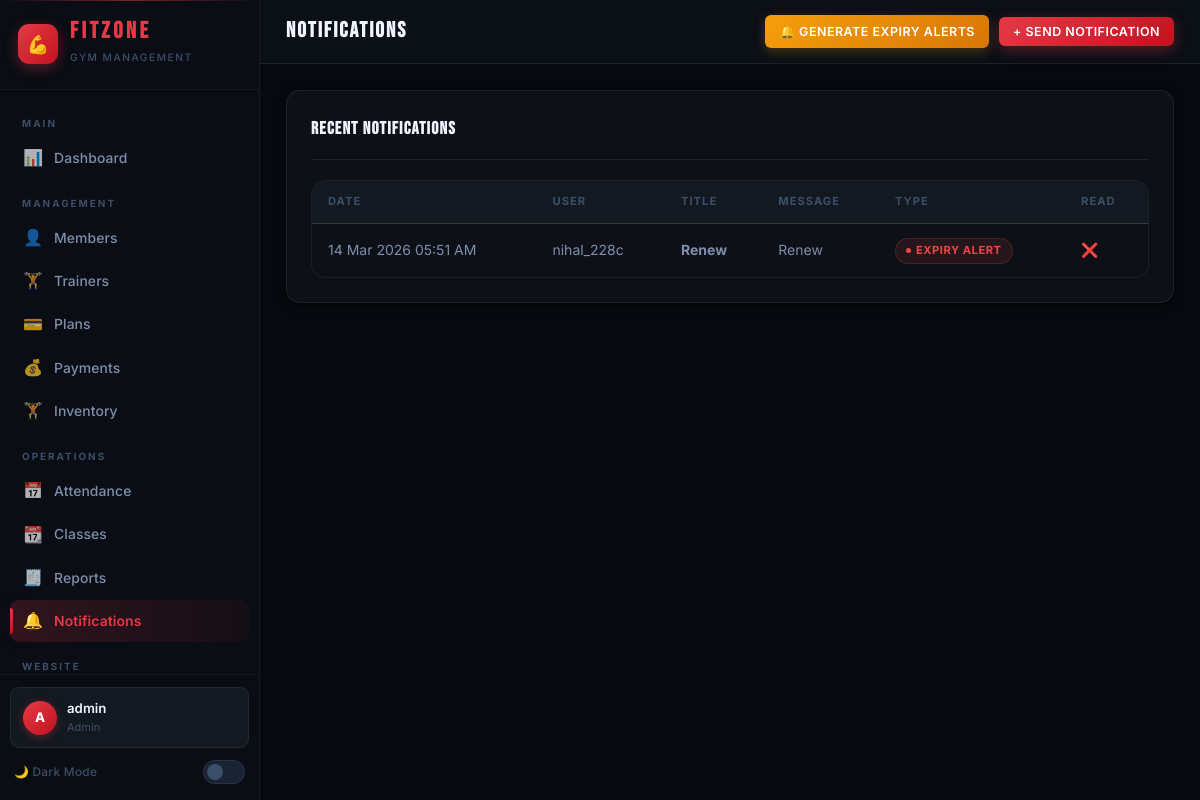
The page /pages/admin/notifications.php (signed in) on the database its author committed.
### tables this page shows
CREATE TABLE `notifications` (
  `id` int(11) NOT NULL,
  `user_id` int(11) NOT NULL,
  `title` varchar(200) NOT NULL,
  `message` text NOT NULL,
  `type` enum('payment_reminder','expiry_alert','class_schedule','general') DEFAULT 'general',
  `is_read` tinyint(1) DEFAULT 0,
  `created_at` timestamp NOT NULL DEFAULT current_timestamp()
);

CREATE TABLE `users` (
  `id` int(11) NOT NULL,
  `username` varchar(50) NOT NULL,
  `email` varchar(100) NOT NULL,
  `password` varchar(255) NOT NULL,
  `role` enum('admin','trainer','member') NOT NULL DEFAULT 'member',
  `reset_token` varchar(255) DEFAULT NULL,
  `reset_expiry` datetime DEFAULT NULL,
  `is_active` tinyint(1) DEFAULT 1,
  `created_at` timestamp NOT NULL DEFAULT current_timestamp(),
  `updated_at` timestamp NOT NULL DEFAULT current_timestamp() ON UPDATE current_timestamp()
);

### pages/admin/notifications.php (the view, shortened to what this page needs)
<?php
require_once '../../includes/auth.php';
$notifications = $conn->query("
    SELECT n.*, u.username
    FROM notifications n
    JOIN users u ON n.user_id = u.id
    ORDER BY n.created_at DESC LIMIT 50
");
?>
<!DOCTYPE html>
<?php $__theme = $_COOKIE["fitzone_theme"] ?? "dark"; ?>
<html lang="en" data-theme="<?= htmlspecialchars($__theme) ?>">
<head>
    <link rel="stylesheet" href="../../assets/css/style.css">
</head>
<body>
    <div class="app-layout">
        <?php include '../../includes/sidebar.php'; ?>
        <div class="main-content">
            <header class="top-header">
                <h2 class="page-title">NOTIFICATIONS</h2>
                <div class="top-header-actions">
                    <a href="?generate=1" class="btn btn-warning btn-sm">🔔 Generate Expiry Alerts</a>
                    <button class="btn btn-primary btn-sm" onclick="openModal('sendNotifModal')">+ Send Notification</button>
                </div>
            </header>
            <div class="page-content">
                <div class="card">
                    <div class="card-header"><h3>Recent Notifications</h3></div>
                    <div class="table-container">
                        <table class="data-table">
                            <thead>
                                <tr><th>Date</th><th>User</th><th>Title</th><th>Message</th><th>Type</th><th>Read</th></tr>
                            </thead>
                            <tbody>
                                <?php while ($n = $notifications->fetch_assoc()): ?>
                                    <tr>
                                        <td><?= date('d M Y h:i A', strtotime($n['created_at'])) ?></td>
                                        <td><?= htmlspecialchars($n['username']) ?></td>
                                        <td><strong><?= htmlspecialchars($n['title']) ?></strong></td>
                                        <td style="max-width:300px;"><?= htmlspecialchars($n['message']) ?></td>
                                        <td><span class="badge-status badge-<?= $n['type'] === 'expiry_alert' ? 'expired' : ($n['type'] === 'payment_reminder' ? 'pending' : 'active') ?>"><?= ucfirst(str_replace('_', ' ', $n['type'])) ?></span></td>
                                        <td><?= $n['is_read'] ? '✅' : '❌' ?></td>
                                    </tr>
                                <?php endwhile; ?>
                            </tbody>
                        </table>
                    </div>
                </div>
            </div>
        </div>
    </div>
</body>
</html>

### rows shown on the page
notifications: created_at "14 Mar 2026 05:51 AM", user.username "nihal_228c", title "Renew", message "Renew", type "EXPIRY ALERT"

### other values the page prints
substr($_SESSION['username'] ?? 'U', 0, 1) "A"
$_SESSION['username'] "admin"
$_SESSION['role'] "Admin"
